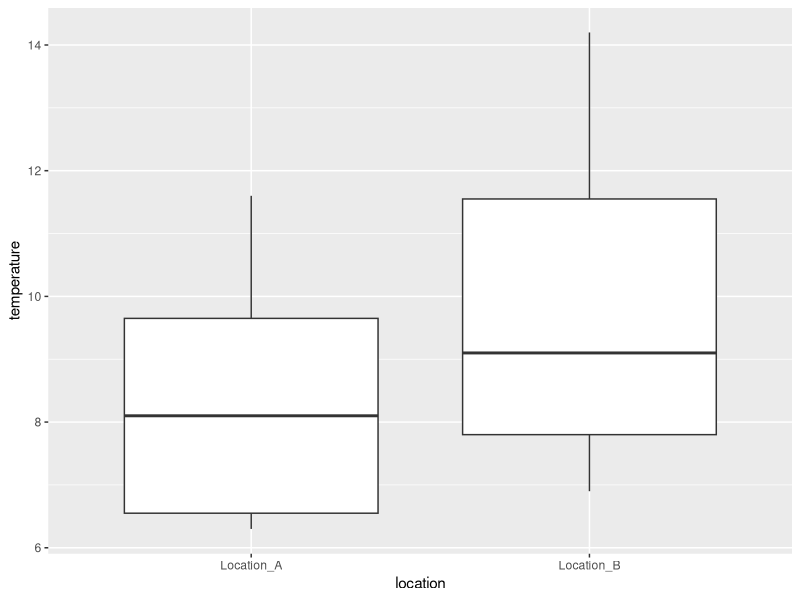

Generate this figure with R:
## ---- chunk 1
knitr::opts_chunk$set(echo = TRUE)

# title: comparing two means - student's t-test
# author: jonathan
# revised: 10/1/2020 

WEB <- c("https://bioceed.uib.no/dropfolder/bioSTATS/Rmd/Basic/2-sample/student.html")
GIT <- c("https://github.com/jonathansoule/biostats/blob/master/Basic/2-sample/student.Rmd")
library(ggplot2)
Location_A <- c(6.3, 6.3, 8.1, 8.9, 11.6, 10.4, 6.8)
Location_B <- c(6.9, 7.7, 7.9, 9.1, 11.3,  11.8, 14.2)
temperature <- c(Location_A, Location_B)
location <- rep(c("Location_A", "Location_B"), each =7)
df <- data.frame(location, temperature)
## ---- chunk 2
ggplot(df, aes(location, temperature)) +
  geom_boxplot()
## ---- chunk 3
shapiro.test(Location_A)
shapiro.test(Location_B)
var.test(Location_A, Location_B)
## ---- chunk 4
t.test(Location_A, Location_B)
